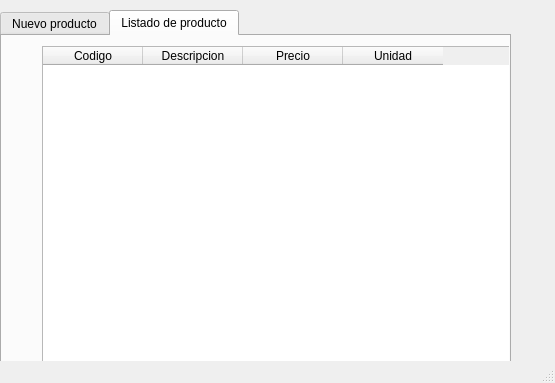
<?xml version="1.0" encoding="UTF-8"?>
<ui version="4.0">
 <class>MainWindow</class>
 <widget class="QMainWindow" name="MainWindow">
  <property name="geometry">
   <rect>
    <x>0</x>
    <y>0</y>
    <width>555</width>
    <height>383</height>
   </rect>
  </property>
  <property name="windowTitle">
   <string>MainWindow</string>
  </property>
  <widget class="QWidget" name="centralwidget">
   <widget class="QTabWidget" name="tabWidget">
    <property name="geometry">
     <rect>
      <x>0</x>
      <y>10</y>
      <width>511</width>
      <height>361</height>
     </rect>
    </property>
    <property name="currentIndex">
     <number>1</number>
    </property>
    <widget class="QWidget" name="tab">
     <attribute name="title">
      <string>Nuevo producto</string>
     </attribute>
     <widget class="QLineEdit" name="Txtcodigo">
      <property name="geometry">
       <rect>
        <x>170</x>
        <y>40</y>
        <width>113</width>
        <height>20</height>
       </rect>
      </property>
     </widget>
     <widget class="QLineEdit" name="TxtDescripcion">
      <property name="geometry">
       <rect>
        <x>170</x>
        <y>80</y>
        <width>113</width>
        <height>20</height>
       </rect>
      </property>
     </widget>
     <widget class="QLabel" name="label">
      <property name="geometry">
       <rect>
        <x>40</x>
        <y>33</y>
        <width>91</width>
        <height>20</height>
       </rect>
      </property>
      <property name="text">
       <string>Codigo</string>
      </property>
     </widget>
     <widget class="QLabel" name="label_2">
      <property name="geometry">
       <rect>
        <x>40</x>
        <y>82</y>
        <width>81</width>
        <height>21</height>
       </rect>
      </property>
      <property name="text">
       <string>Descripcion</string>
      </property>
     </widget>
     <widget class="QLabel" name="label_5">
      <property name="geometry">
       <rect>
        <x>40</x>
        <y>130</y>
        <width>71</width>
        <height>31</height>
       </rect>
      </property>
      <property name="text">
       <string>Precio</string>
      </property>
     </widget>
     <widget class="QLabel" name="label_6">
      <property name="geometry">
       <rect>
        <x>40</x>
        <y>180</y>
        <width>81</width>
        <height>31</height>
       </rect>
      </property>
      <property name="text">
       <string>Unidad</string>
      </property>
     </widget>
     <widget class="QLineEdit" name="TxtPrecio">
      <property name="geometry">
       <rect>
        <x>170</x>
        <y>130</y>
        <width>113</width>
        <height>20</height>
       </rect>
      </property>
     </widget>
     <widget class="QLineEdit" name="TxtUnidad">
      <property name="geometry">
       <rect>
        <x>170</x>
        <y>180</y>
        <width>113</width>
        <height>20</height>
       </rect>
      </property>
     </widget>
     <widget class="QPushButton" name="BtnGuardar">
      <property name="geometry">
       <rect>
        <x>50</x>
        <y>260</y>
        <width>75</width>
        <height>23</height>
       </rect>
      </property>
      <property name="text">
       <string>Guardar</string>
      </property>
     </widget>
     <widget class="QPushButton" name="BtnEditar">
      <property name="geometry">
       <rect>
        <x>160</x>
        <y>260</y>
        <width>75</width>
        <height>23</height>
       </rect>
      </property>
      <property name="text">
       <string>Editar</string>
      </property>
     </widget>
     <widget class="QPushButton" name="BtnEliminar">
      <property name="geometry">
       <rect>
        <x>260</x>
        <y>260</y>
        <width>75</width>
        <height>23</height>
       </rect>
      </property>
      <property name="text">
       <string>Eliminar</string>
      </property>
     </widget>
    </widget>
    <widget class="QWidget" name="tab_2">
     <attribute name="title">
      <string>Listado de producto</string>
     </attribute>
     <widget class="QTableWidget" name="Tbl_productos">
      <property name="geometry">
       <rect>
        <x>40</x>
        <y>10</y>
        <width>491</width>
        <height>331</height>
       </rect>
      </property>
      <column>
       <property name="text">
        <string>Codigo</string>
       </property>
      </column>
      <column>
       <property name="text">
        <string>Descripcion</string>
       </property>
      </column>
      <column>
       <property name="text">
        <string>Precio</string>
       </property>
      </column>
      <column>
       <property name="text">
        <string>Unidad</string>
       </property>
      </column>
     </widget>
    </widget>
   </widget>
  </widget>
  <widget class="QStatusBar" name="statusbar"/>
 </widget>
 <resources/>
 <connections/>
</ui>
